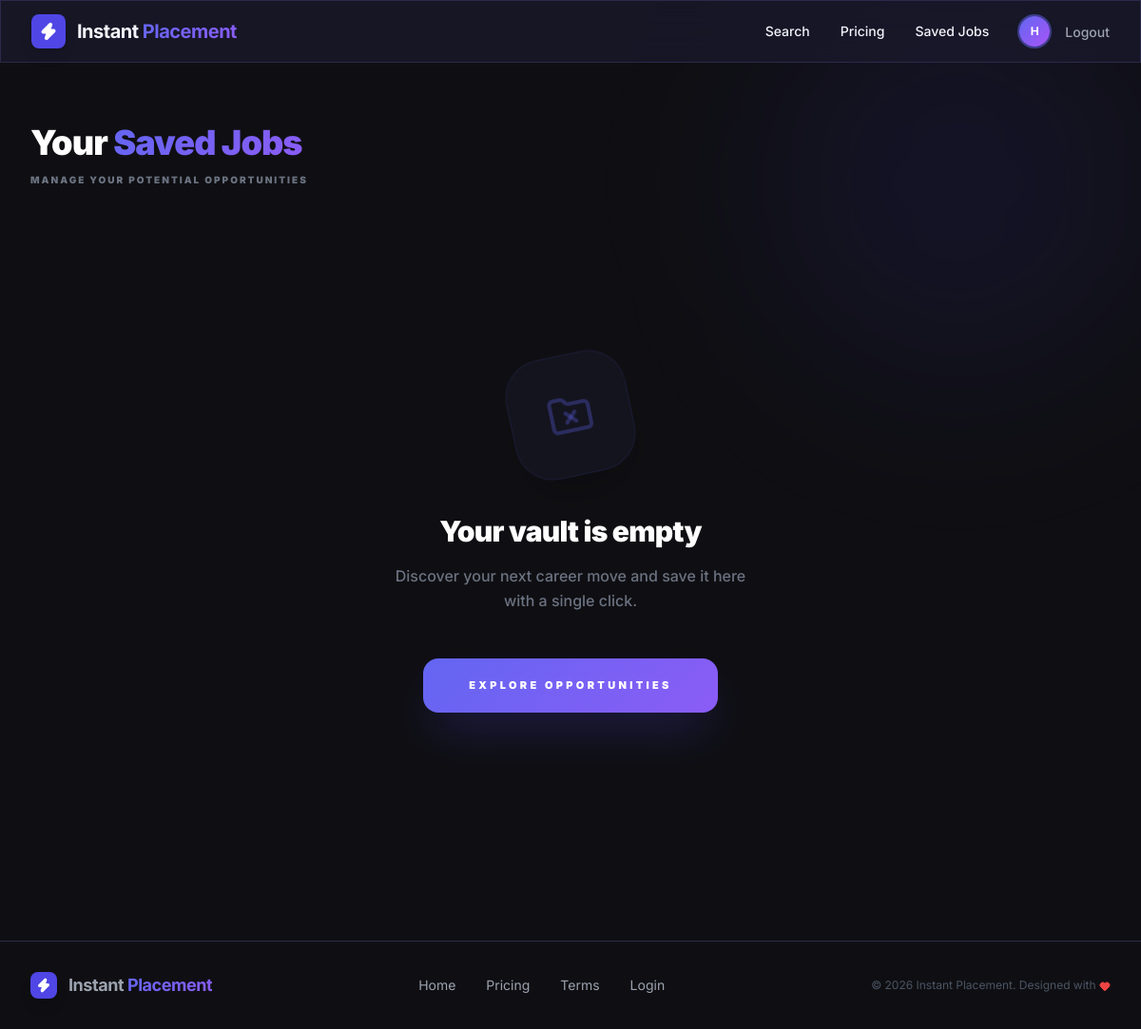
/jobs/saved/ (signed in), run on an earlier commit of the app's database.
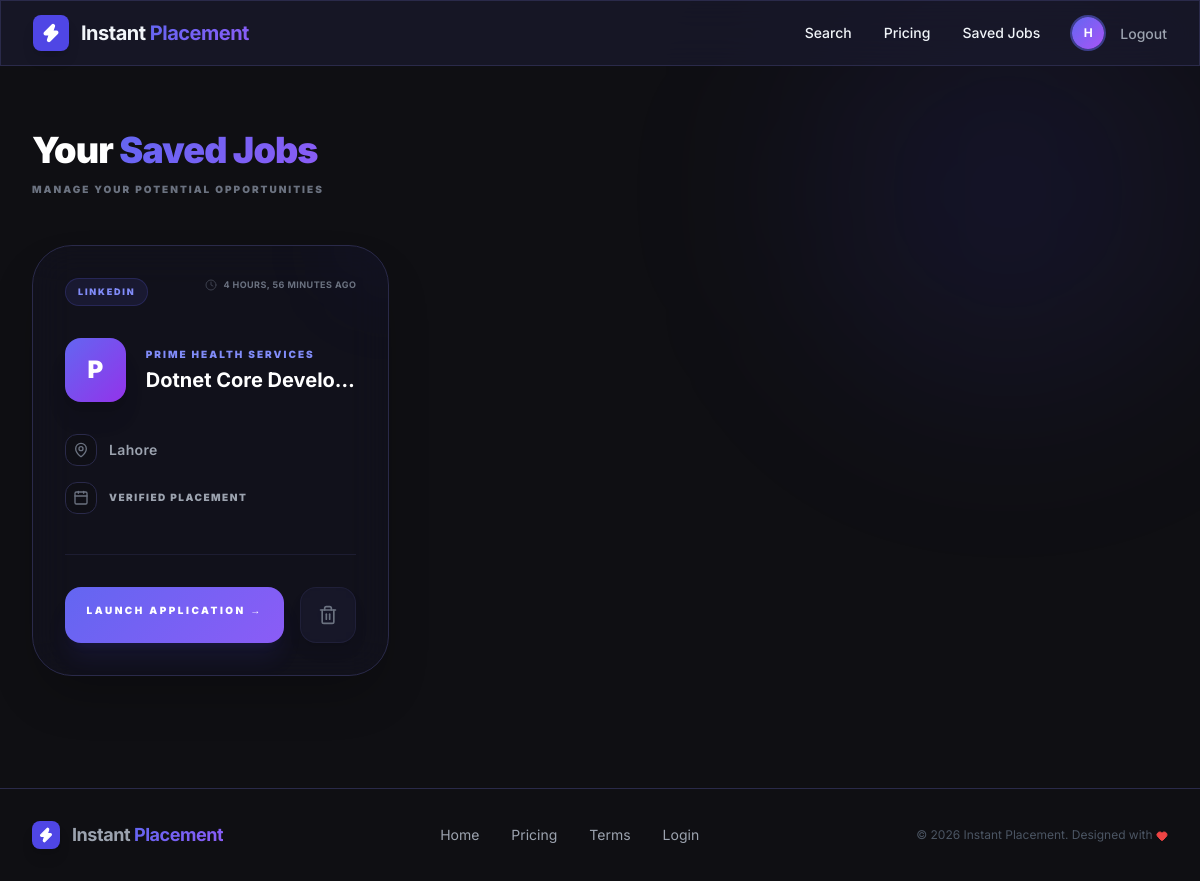
And on a later commit of the database.
### jobs/models.py (models this page shows, shortened)
class SavedJob(models.Model):
    user = models.ForeignKey(User, on_delete=models.CASCADE, related_name='saved_jobs')
    job_id = models.CharField(max_length=255)
    title = models.CharField(max_length=255)
    company = models.CharField(max_length=255, blank=True, null=True)
    location = models.CharField(max_length=255, blank=True, null=True)
    url = models.URLField(max_length=1000)
    platform = models.CharField(max_length=100, blank=True, null=True)
    posted_at = models.CharField(max_length=100, blank=True, null=True)
    saved_at = models.DateTimeField(auto_now_add=True)
    class Meta:
        unique_together = ('user', 'job_id')

### jobs/views.py (the view)
# urls.py: path('saved/', views.saved_jobs, name='saved_jobs'),
@login_required
def saved_jobs(request):
    jobs = SavedJob.objects.filter(user=request.user).order_by('-saved_at')
    return render(request, 'jobs/saved_jobs.html', {'jobs': jobs})

### templates/jobs/saved_jobs.html (shortened to what this page needs)
{% extends 'base.html' %}
{% block content %}
<div class="max-w-7xl mx-auto px-4 sm:px-6 lg:px-8 py-16">
    <div class="mb-12 animate-fade-in-right">
        <h1 class="text-4xl font-black mb-3 text-white tracking-tight">
            Your <span class="text-gradient">Saved Jobs</span>
        </h1>
        <p class="text-gray-500 font-black uppercase tracking-[0.2em] text-[10px]">
            Manage your potential opportunities
        </p>
    </div>
    <div class="grid grid-cols-1 md:grid-cols-2 lg:grid-cols-3 gap-8" id="jobs-grid">
        {% for job in jobs %}
        <div class="job-card glass p-8 rounded-[40px] border-[#2a2a4a] hover:border-indigo-500/40 transition-all duration-300 group flex flex-col bg-[#16162a]/40 shadow-2xl relative overflow-hidden"
            id="card-{{ job.job_id }}">
            <div class="absolute top-0 right-0 w-32 h-32 bg-indigo-500/[0.03] rounded-full blur-2xl -mr-16 -mt-16">
            </div>
            <div class="flex justify-between items-start mb-8 relative z-10">
                <span
                    class="px-3 py-1.5 rounded-full text-[9px] font-black uppercase tracking-[0.2em] bg-indigo-500/10 text-indigo-400 border border-indigo-500/20">
                    {{ job.platform|default:"PLACEMENT" }}
                </span>
                <span class="text-[9px] font-bold text-gray-500 uppercase tracking-wider flex items-center">
                    <i data-lucide="clock" class="w-3 h-3 mr-1.5 opacity-50"></i>
                    {{ job.saved_at|timesince }} ago
                </span>
            </div>
            <div class="flex items-center space-x-5 mb-8 relative z-10">
                <div
                    class="w-16 h-16 rounded-2xl bg-gradient-to-br from-indigo-500 to-purple-600 flex items-center justify-center text-white font-black text-2xl shadow-xl group-hover:scale-110 transition-transform duration-500">
                    {{ job.company|slice:":1"|upper }}
                </div>
                <div class="overflow-hidden">
                    <p class="text-[10px] font-black text-indigo-400 tracking-[0.2em] uppercase mb-1.5">
                        {{ job.company }}
                    </p>
                    <h3
                        class="font-bold text-xl text-white truncate group-hover:text-indigo-300 transition-colors leading-tight">
                        {{ job.title }}
                    </h3>
                </div>
            </div>
            <div class="mb-10 space-y-4 relative z-10">
                <div class="flex items-center text-gray-400">
                    <div
                        class="w-8 h-8 rounded-xl bg-[#0f0f13]/50 flex items-center justify-center mr-3 border border-[#2a2a4a]">
                        <i data-lucide="map-pin" class="w-4 h-4 text-gray-500"></i>
                    </div>
                    <span class="text-sm font-semibold tracking-wide">{{ job.location }}</span>
                </div>
                <div class="flex items-center text-gray-400">
                    <div
                        class="w-8 h-8 rounded-xl bg-[#0f0f13]/50 flex items-center justify-center mr-3 border border-[#2a2a4a]">
                        <i data-lucide="calendar" class="w-4 h-4 text-gray-500"></i>
                    </div>
                    <span class="text-[10px] uppercase font-black tracking-[0.15em]">
                        {{ job.posted_at|default:"Verified Placement" }}
                    </span>
                </div>
            </div>
            <div class="mt-auto pt-8 border-t border-[#2a2a4a]/50 relative z-10 flex gap-4">
                <a href="{{ job.url }}" target="_blank"
                    class="flex-grow btn-gradient py-4 rounded-2xl text-center text-[10px] font-black uppercase tracking-[0.25em] block text-white shadow-xl shadow-indigo-600/10 hover:shadow-indigo-600/30 hover:scale-[1.03] active:scale-95 transition-all">
                    Launch Application →
                </a>
                <button onclick="removeJob('{{ job.job_id }}')"
                    class="w-14 h-14 glass rounded-2xl flex items-center justify-center hover:bg-red-500/10 hover:border-red-500/50 transition-all group/remove shadow-lg"
                    title="Unsave Job">
                    <i data-lucide="trash-2"
                        class="w-5 h-5 text-gray-500 group-hover/remove:text-red-500 transition-colors"></i>
                </button>
            </div>
        </div>
        {% empty %}
        <div id="empty-state" class="col-span-full py-32 flex flex-col items-center text-center">
            <div
                class="w-32 h-32 rounded-[40px] bg-indigo-500/5 flex items-center justify-center mb-10 transform -rotate-12 group hover:rotate-0 transition-transform duration-500 border border-indigo-500/10 shadow-2xl">
                <i data-lucide="folder-x" class="w-12 h-12 text-indigo-500/30"></i>
            </div>
            <h3 class="text-3xl font-black text-white mb-4 tracking-tight">Your vault is empty</h3>
            <p class="text-gray-500 mb-12 max-w-sm mx-auto font-medium leading-relaxed">
                Discover your next career move and save it here with a single click.
            </p>
            <a href="{% url 'home' %}"
                class="btn-gradient px-12 py-5 rounded-2xl font-black text-[11px] uppercase tracking-[0.3em] text-white shadow-2xl shadow-indigo-600/30 hover:scale-[1.05] active:scale-95 transition-all">Explore
                Opportunities</a>
        </div>
        {% endfor %}
    </div>
</div>
{% endblock %}

### templates/base.html (shortened to what this page needs)
{% load static %}
<!DOCTYPE html>
<html lang="en">
<head>
    <script src="https://cdn.tailwindcss.com"></script>
</head>
<body class="min-h-screen flex flex-col overflow-x-hidden">
    <div class="fixed top-0 right-0 w-96 h-96 bg-indigo-600/10 rounded-full blur-[100px] -z-10"></div>
    <nav class="sticky top-0 z-50 glass border-b border-[#2a2a4a]">
        <div class="max-w-7xl mx-auto px-4 sm:px-6 lg:px-8">
            <div class="flex justify-between h-16 items-center">
                <div class="flex items-center">
                    <a href="{% url 'landing' %}" class="flex items-center space-x-3 group">
                        <div class="p-2 bg-indigo-600 rounded-lg shadow-lg group-hover:rotate-12 transition-transform">
                            <i data-lucide="zap" class="w-5 h-5 text-white fill-white"></i>
                        </div>
                        <span class="text-xl font-bold tracking-tight">Instant <span
                                class="text-gradient">Placement</span></span>
                    </a>
                </div>
                <div class="hidden md:flex items-center space-x-8">
                    <a href="{% url 'home' %}"
                        class="text-sm font-medium hover:text-indigo-400 transition-colors">Search</a>
                    <a href="{% url 'pricing' %}"
                        class="text-sm font-medium hover:text-indigo-400 transition-colors">Pricing</a>
                    {% if user.is_authenticated %}
                    <a href="{% url 'saved_jobs' %}"
                        class="text-sm font-medium hover:text-indigo-400 transition-colors">Saved Jobs</a>
                    <div class="flex items-center space-x-4 ml-4">
                        <a href="{% url 'profile' %}"
                            class="w-8 h-8 rounded-full bg-gradient-to-br from-indigo-500 to-purple-500 flex items-center justify-center font-bold text-white text-xs ring-2 ring-indigo-500/50">
                            {{ user.email|slice:":1"|upper }}
                        </a>
                        <form method="post" action="{% url 'account_logout' %}">
                            <button type="submit"
                                class="text-sm font-medium text-gray-400 hover:text-white transition-colors">Logout</button>
                        </form>
                    </div>
                    {% else %}
                    <a href="{% url 'account_login' %}"
                        class="text-sm font-medium hover:text-indigo-400 text-gray-400 transition-colors">Login</a>
                    <a href="{% url 'account_signup' %}"
                        class="btn-gradient px-6 py-2 rounded-full text-sm font-bold shadow-lg shadow-indigo-500/20">Get
                        Started Free</a>
                    {% endif %}
                </div>
            </div>
        </div>
    </nav>
    <main class="flex-grow">
        {% block content %}{% endblock %}
    </main>
    <footer class="bg-[#0f0f13] border-t border-[#2a2a4a] py-8 mt-12">
        <div
            class="max-w-7xl mx-auto px-4 sm:px-6 lg:px-8 flex flex-col md:flex-row justify-between items-center text-sm text-gray-400">
            <div class="flex items-center space-x-3 mb-6 md:mb-0">
                <div class="p-1.5 bg-indigo-600 rounded-lg shadow-lg">
                    <i data-lucide="zap" class="w-4 h-4 text-white fill-white"></i>
                </div>
                <span class="text-lg font-bold tracking-tight">Instant <span
                        class="text-gradient">Placement</span></span>
            </div>
            <div class="flex space-x-8 mb-6 md:mb-0">
                <a href="{% url 'home' %}"
                    class="hover:text-white transition-colors underline decoration-transparent hover:decoration-indigo-500 underline-offset-4">Home</a>
                <a href="{% url 'pricing' %}"
                    class="hover:text-white transition-colors underline decoration-transparent hover:decoration-indigo-500 underline-offset-4">Pricing</a>
                <a href="{% url 'terms_conditions' %}"
                    class="hover:text-white transition-colors underline decoration-transparent hover:decoration-indigo-500 underline-offset-4">Terms</a>
                <a href="{% url 'account_login' %}"
                    class="hover:text-white transition-colors underline decoration-transparent hover:decoration-indigo-500 underline-offset-4">Login</a>
            </div>
            <div class="text-xs text-gray-600">
                © 2026 Instant Placement. Designed with <i data-lucide="heart"
                    class="inline-block w-3 h-3 text-red-500 fill-red-500"></i>
            </div>
        </div>
    </footer>
</body>
</html>

### templates/base.html (style rules this page uses)
body { font-family: 'Inter', sans-serif; background-color: #0f0f13; color: #f1f5f9; }
.glass { background: rgba(26, 26, 46, 0.7); backdrop-filter: blur(20px); border: 1px solid rgba(42, 42, 74, 0.5); }
.text-gradient { background: linear-gradient(135deg, #6366f1, #8b5cf6); -webkit-background-clip: text; background-clip: text; -webkit-text-fill-color: transparent; }
.btn-gradient { background: linear-gradient(135deg, #6366f1, #8b5cf6); transition: all 0.3s ease; }
.animate-fade-in-right { animation: fadeInRight 0.5s ease forwards; }

What changed in the data, as far as the page shows it:
added SavedJob: platform "LINKEDIN", saved_at "4 HOURS, 56 MINUTES", company "P", company "PRIME HEALTH SERVICES", title "Dotnet Core Develo…", location "Lahore", posted_at "VERIFIED PLACEMENT"
Also different on the page:
text no longer shown: "Your vault is empty Discover your next career move and save it here with a single click. EXPLORE OPPORTUNITIES"
